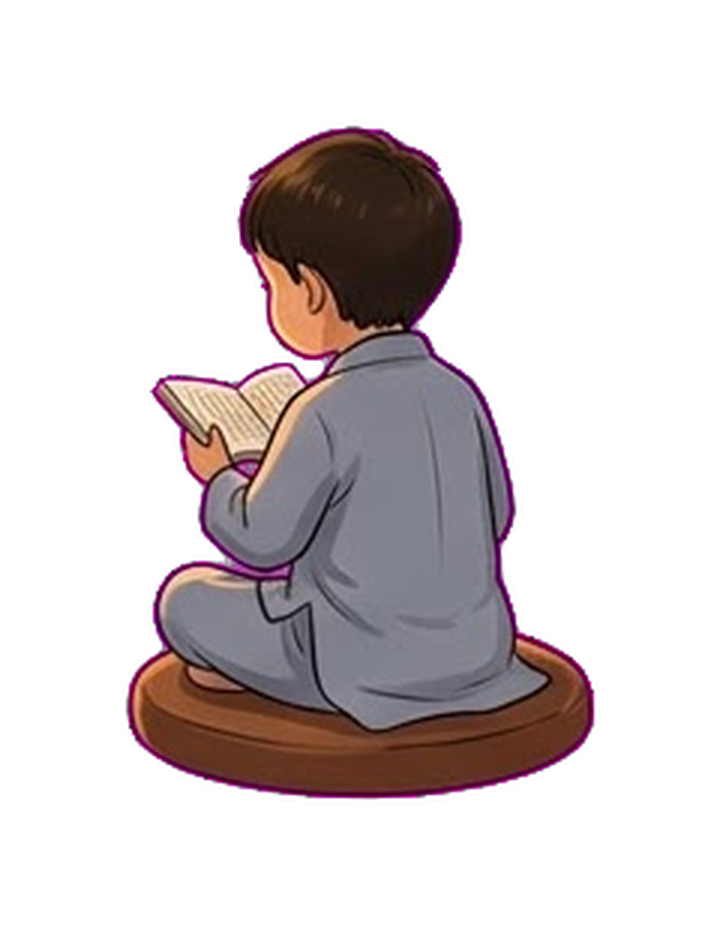
#> input picture gemini/ref_child.png, 720 x 927 px
$ python -i import_pray.py   (imports and definitions only)
#> lines starting #> are read from the running program, lines starting #| are printed output that depends on the picture
#> further down, picture is the input picture: PIL image 720x927 RGB; mean R, G, B 214.6, 207.4, 208.2
#!/usr/bin/env python3
"""Bring Gemini's prayer poses into the game.

Put the images in gemini/incoming/ named by outfit and pose, then run:  python3 tools/import_pray.py

  man_1.png … man_4.png      one pose per image, or
  man.png                    all four poses side by side in one image (split automatically, left → right)

Outfits: man, woman, granny, nun, monk, child.
Poses:   1 kneeling, palms joined at the chest · 2 joined palms raised to the forehead
         3 bending forward halfway · 4 full prostration, forehead on the floor

The plain background is removed (flood fill from the edges), each pose is trimmed to its figure and saved as
public/assets/pray/<outfit>_<n>.webp. The game picks them up on reload; an outfit with any pose missing keeps
the built-in bow.
"""
from pathlib import Path
import json
import re
import sys

from PIL import Image, ImageFilter

ROOT = Path(__file__).resolve().parent.parent
SRC = ROOT / 'gemini' / 'incoming'
OUT = ROOT / 'public' / 'assets' / 'pray'
OUTFITS = ['man', 'woman', 'granny', 'nun', 'monk', 'child']
TOLERANCE = 38  # how far (per channel) a pixel may be from the background colour and still count as background
HOLE_TOLERANCE = 22  # stricter for gaps inside the figure, so light parts of the clothes are not mistaken for them
MIN_HOLE = 400  # pixels; an enclosed patch smaller than this is kept
MAX_HEIGHT = 420  # in-game sprites are ~300 px tall; keep a little headroom for quality


def remove_background(im):
    """Transparent background: flood from every edge pixel that matches the corner colours."""
    im = im.convert('RGBA')
    px = im.load()
    w, h = im.size
#> w = 720; h = 927
    if any(px[x, y][3] < 250 for x, y in [(0, 0), (w - 1, 0), (0, h - 1), (w - 1, h - 1)]):
        return im  # already transparent
    corners = [px[0, 0], px[w - 1, 0], px[0, h - 1], px[w - 1, h - 1]]
#> corners = [(255, 255, 255, 255), (255, 255, 255, 255), (255, 255, 255, 255), (255, 255, 255, 255)]

    def is_bg(p):
        return any(all(abs(p[i] - c[i]) <= TOLERANCE for i in range(3)) for c in corners)

    seen = bytearray(w * h)
    stack = [(x, y) for x in range(w) for y in (0, h - 1)] + [(x, y) for y in range(h) for x in (0, w - 1)]
    while stack:
        x, y = stack.pop()
        i = y * w + x
        if seen[i] or not is_bg(px[x, y]):
            continue
        seen[i] = 1
        px[x, y] = (0, 0, 0, 0)
        if x > 0: stack.append((x - 1, y))
        if x < w - 1: stack.append((x + 1, y))
        if y > 0: stack.append((x, y - 1))
        if y < h - 1: stack.append((x, y + 1))
#> after the loop, stack = []
    # Background showing through closed gaps (between an arm and the head, between the knees) is not reachable
    # from the edges. Clear every sizeable patch that is close to the background colour; small specks are left,
    # since they are more likely highlights in the painting.
    def is_hole(p):
        return any(all(abs(p[i] - c[i]) <= HOLE_TOLERANCE for i in range(3)) for c in corners)

    for y0 in range(h):
        for x0 in range(w):
            if px[x0, y0][3] == 0 or not is_hole(px[x0, y0]):
                continue
            region, stack = [], [(x0, y0, px[x0, y0])]
            px[x0, y0] = (0, 0, 0, 1)  # mark as visited
            while stack:
                x, y, p = stack.pop()
                region.append((x, y, p))
                for nx, ny in ((x - 1, y), (x + 1, y), (x, y - 1), (x, y + 1)):
                    if 0 <= nx < w and 0 <= ny < h and px[nx, ny][3] > 1 and is_hole(px[nx, ny]):
                        stack.append((nx, ny, px[nx, ny]))
                        px[nx, ny] = (0, 0, 0, 1)
            keep = len(region) < MIN_HOLE
            for x, y, p in region:
                px[x, y] = p if keep else (0, 0, 0, 0)
    # Soften the cut edge by a pixel so it does not look jagged over the painting.
    alpha = im.getchannel('A').filter(ImageFilter.MinFilter(3)).filter(ImageFilter.GaussianBlur(0.7))
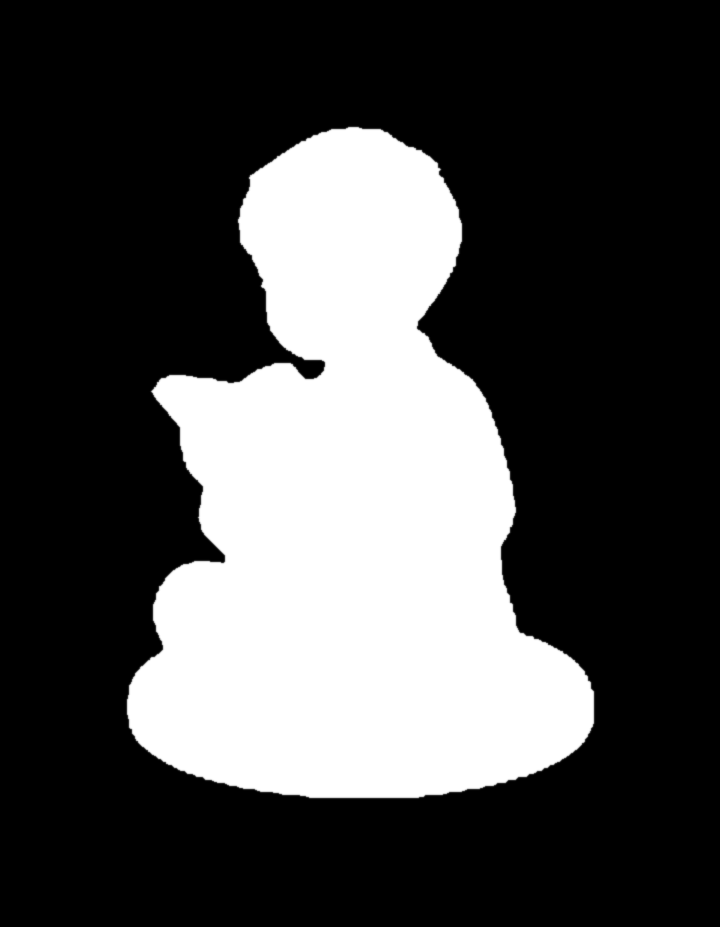
#> alpha: PIL image 720x927 L; min 0, max 255, mean 73.7
    im.putalpha(alpha)
    return im


# [58 lines left out: functions split_sheet, finish, main, not called in this run]


# [2 lines not run here, left out]

>>> from PIL import Image
>>> picture = Image.open('../gemini/ref_child.png')
>>> result = remove_background(picture)
